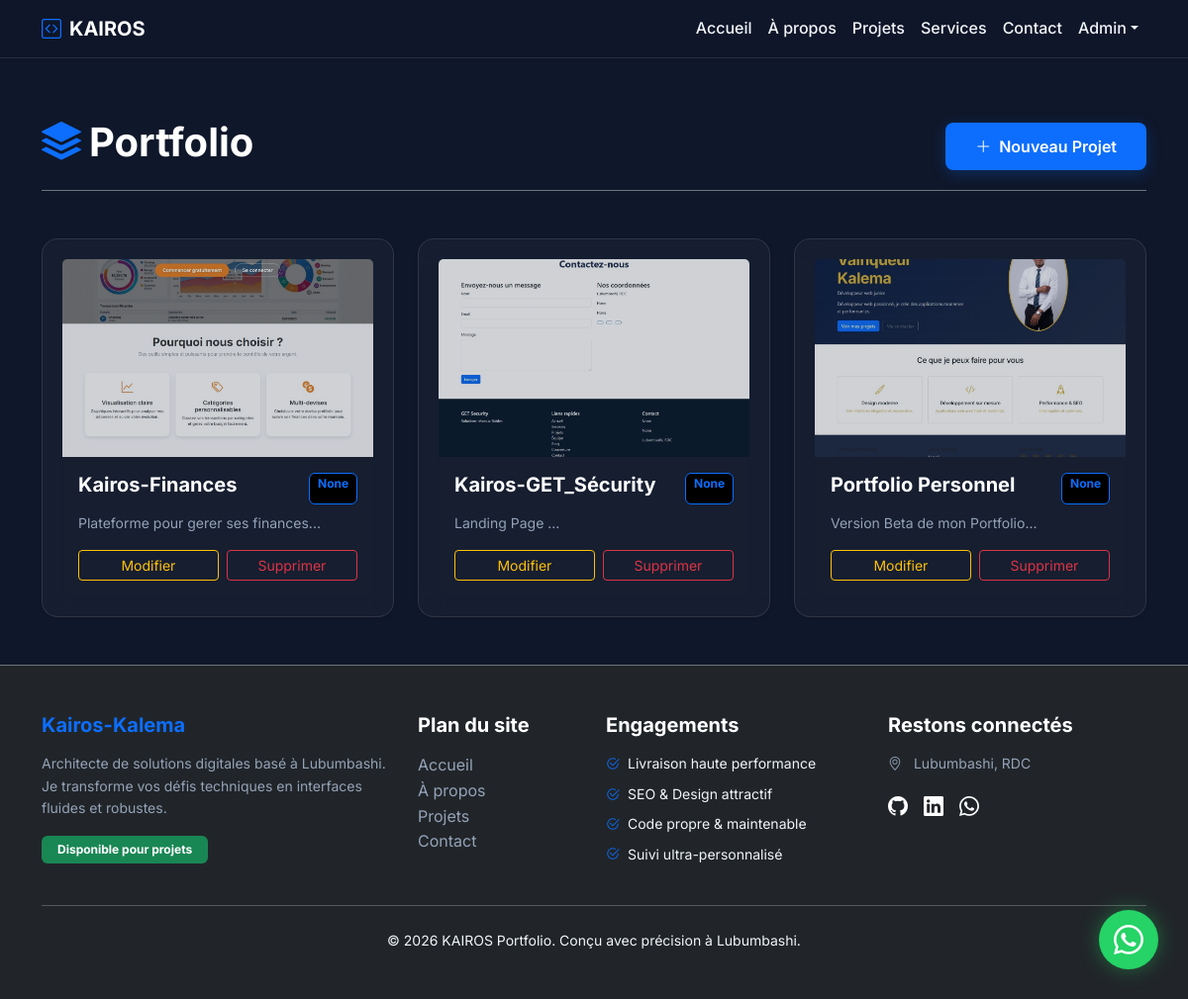
The page /admin/projects (signed in) on the database its author committed.
### app/models.py (models this page shows)
class Project(db.Model):
    id = db.Column(db.Integer, primary_key=True)
    title = db.Column(db.String(100), nullable=False)
    description = db.Column(db.Text)
    image = db.Column(db.String(200))
    client = db.Column(db.String(100))
    source_link = db.Column(db.String(200))
    demo_link = db.Column(db.String(200))
    date = db.Column(db.String(20))
    category = db.Column(db.String(50))

### app/admin/route.py (the view)
@bp.route('/projects')
@login_required
@admin_required
def projects():
    projects = Project.query.all()
    return render_template('admin/projects.html', projects=projects)

### app/admin/route.py (called while the page is built)
def admin_required(f):
    @wraps(f)
    def decorated(*args, **kwargs):
        if not current_user.is_authenticated or not current_user.is_admin:
            flash('Accès réservé aux administrateurs.', 'danger')
            return redirect(url_for('auth.login'))
        return f(*args, **kwargs)
    return decorated

### app/templates/admin/projects.html
{% extends 'base.html' %}
{% block content %}
<div class="container mt-5 fade-up">
    <div class="d-flex justify-content-between align-items-center mb-5 border-bottom border-secondary pb-3">
        <h1 class="text-white fw-bold"><i class="bi bi-stack me-2 text-primary"></i>Portfolio</h1>
        <a href="{{ url_for('admin.new_project') }}" class="btn btn-primary"><i class="bi bi-plus-lg me-1"></i> Nouveau Projet</a>
    </div>
    <div class="row g-4">
        {% for project in projects %}
        <div class="col-md-6 col-lg-4">
            <div class="card bg-dark border-secondary h-100 shadow-sm">
                <img src="{{ url_for('static', filename='uploads/' + project.image) }}" class="card-img-top" style="height: 200px; object-fit: cover; opacity: 0.8;">
                <div class="card-body">
                    <div class="d-flex justify-content-between">
                        <h5 class="text-white fw-bold">{{ project.title }}</h5>
                        <span class="badge bg-black text-primary border border-primary small">{{ project.category }}</span>
                    </div>
                    <p class="text-muted small mt-2">{{ project.description[:100] }}...</p>
                    <div class="d-flex gap-2 mt-3">
                        <a href="{{ url_for('admin.edit_project', id=project.id) }}" class="btn btn-sm btn-outline-warning w-100">Modifier</a>
                        <form action="{{ url_for('admin.delete_project', id=project.id) }}" method="POST" class="w-100">
                            <button type="submit" class="btn btn-sm btn-outline-danger w-100" onclick="return confirm('Supprimer ?')">Supprimer</button>
                        </form>
                    </div>
                </div>
            </div>
        </div>
        {% endfor %}
    </div>
</div>
{% endblock %}

### app/static/css/style.css (style rules this page uses)
:root { --primary: #0d6efd; --primary-glow: rgba(13, 110, 253, 0.25); --dark-bg: #0f172a; --card-bg: rgba(255, 255, 255, 0.03); --border-color: rgba(255, 255, 255, 0.1); --text-main: #f1f5f9; --text-muted: #94a3b8; --success: #10b981; }
body { font-family: 'Inter', sans-serif; color: var(--text-main); background-color: var(--dark-bg); overflow-x: hidden; line-height: 1.6; }
p, li, label, span, div:not(.vscode-footer) { color: var(--text-main); }
h1, h2, h3, h4, h5, h6, .h1, .h2, .h3, .h4, .h5, .h6 { color: #ffffff !important; font-weight: 700; }
.text-muted { color: var(--text-muted) !important; }
.card { background: var(--card-bg) !important; backdrop-filter: blur(12px); border: 1px solid var(--border-color) !important; border-radius: 16px; transition: all 0.4s cubic-bezier(0.175, 0.885, 0.32, 1.275); padding: 20px; }
.btn-primary { background: var(--primary); border: none; padding: 12px 30px; border-radius: 8px; font-weight: 600; box-shadow: 0 4px 15px var(--primary-glow); }

### rows shown on the page
Project: image (picture), title "Kairos-Finances", category "None", description "Plateforme pour gerer ses finances"
Project: image (picture), title "Kairos-GET_Sécurity", category "None", description "Landing Page"
Project: image (picture), title "Portfolio Personnel", category "None", description "Version Beta de mon Portfolio"
